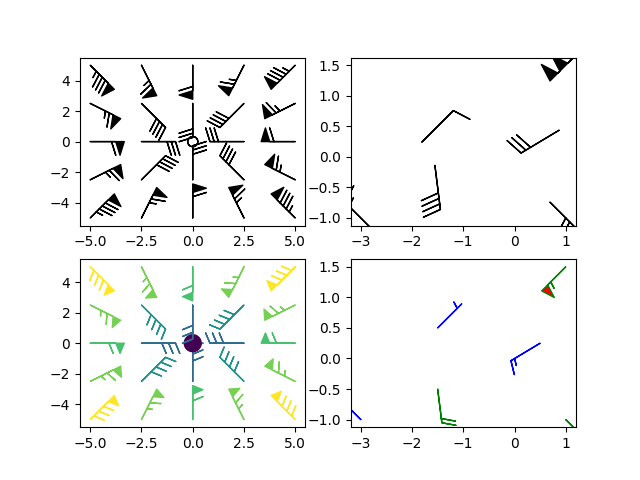

Recreate this plot in Python.
# 引入所需库
import matplotlib.pyplot as plt
import numpy as np
import matplotlib
matplotlib.use('TkAgg')

# 生成二维网格
x = np.linspace(-5, 5, 5)
X, Y = np.meshgrid(x, x)
U, V = 12 * X, 12 * Y
# 定义数据列表
data = [(-1.5, .5, -6, -6),
        (1, -1, -46, 46),
        (-3, -1, 11, -11),
        (1, 1.5, 80, 80),
        (0.5, 0.25, 25, 15),
        (-1.5, -0.5, -5, 40)]
# 转换为numpy数组
data = np.array(data, dtype=[('x', np.float32), ('y', np.float32),
                             ('u', np.float32), ('v', np.float32)])
# 创建 2x2 子图
fig1, axs1 = plt.subplots(nrows=2, ncols=2)

"""
第一个子图（axs1[0, 0]）：使用默认的参数绘制barbs
第二个子图（axs1[0, 1]）：使用自定义的参数绘制barbs。这里使用了length=8，pivot='middle'等参数来调整barbs的长度和旋转角度
第三个子图（axs1[1, 0]）：使用自定义的参数绘制barbs。这里使用了fill_empty=True，rounding=False等参数来填充空心barbs，并调整其形状
第四个子图（axs1[1, 1]）：使用自定义的参数绘制barbs。这里使用了flagcolor='r'，barbcolor=['b', 'g']等参数来设置barbs的颜色，以及flip_barb=True来翻转barbs的方向
"""
axs1[0, 0].barbs(X, Y, U, V)
axs1[0, 1].barbs(
    data['x'], data['y'], data['u'], data['v'], length=8, pivot='middle')
axs1[1, 0].barbs(
    X, Y, U, V, np.sqrt(U ** 2 + V ** 2), fill_empty=True, rounding=False,
    sizes=dict(emptybarb=0.25, spacing=0.2, height=0.3))
axs1[1, 1].barbs(data['x'], data['y'], data['u'], data['v'], flagcolor='r',
                 barbcolor=['b', 'g'], flip_barb=True,
                 barb_increments=dict(half=10, full=20, flag=100))

masked_u = np.ma.masked_array(data['u'])
masked_u[4] = 1000
masked_u[4] = np.ma.masked

plt.show()
